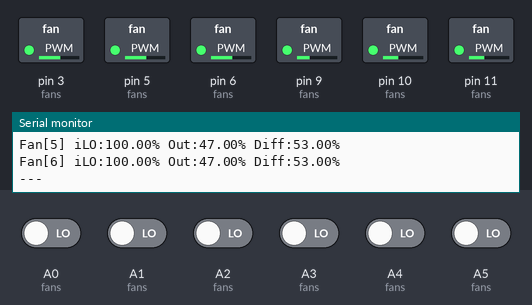
Recording of a sketch running on a simulated Arduino Uno, built with avr-gcc and run on an emulated ATmega328P. Parts: switched loads named in the sketch (green lamp = pin HIGH), the last lines printed to the serial monitor. Inputs (shaded band) come from the test bench; at power-on: A0 (fans), A1 (fans), A2 (fans), A3 (fans), A4 (fans), A5 (fans) LOW.

Above: at 1.2 s.
1.3 s: A0 (fans) driven HIGH
At 3.0 s:
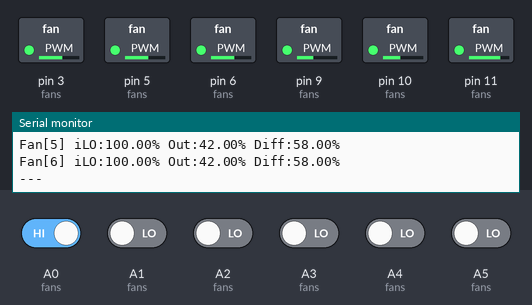
4.0 s: A1 (fans) driven HIGH
At 5.9 s:
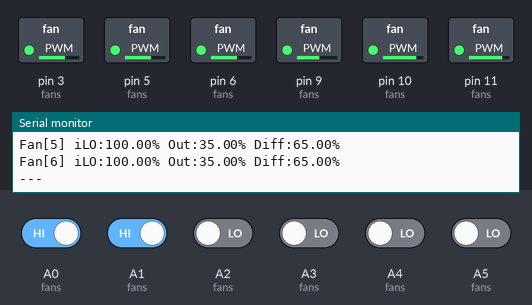
6.3 s: A2 (fans) driven HIGH
At 7.6 s:
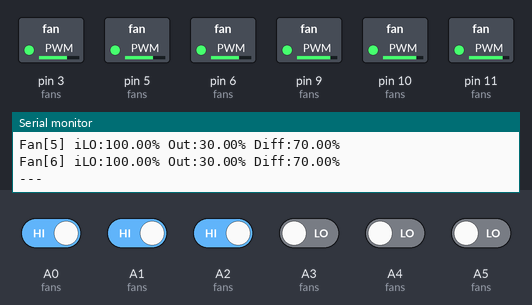
8.6 s: A3 (fans) driven HIGH
At 10.6 s:
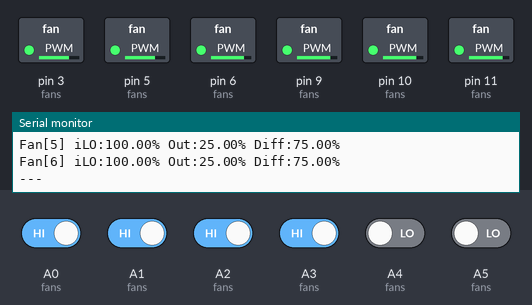
10.9 s: A4 (fans) driven HIGH
At 12.6 s:
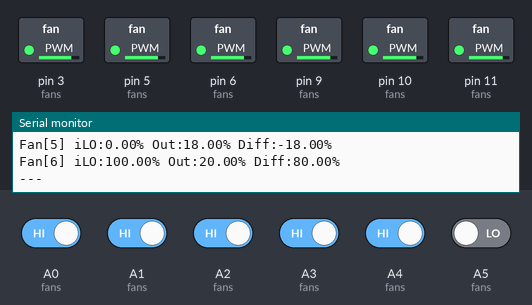
13.2 s: A0 (fans) driven LOW
At 14.5 s:
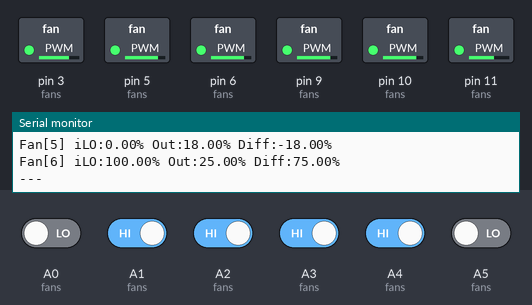
Timing chart, 0 to 16.2 s (numbered marks = the images above; inputs shaded):
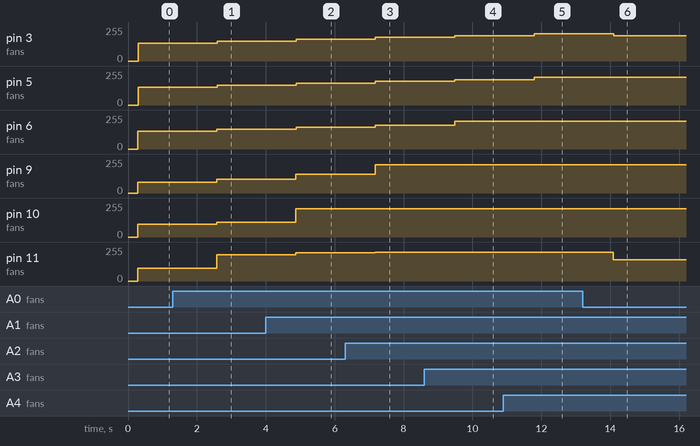

The sketch:

hp_fan.ino
```cpp
#define portOfPin(P)\
  (((P)>=0&&(P)<8)?&PORTD:(((P)>7&&(P)<14)?&PORTB:&PORTC))
#define ddrOfPin(P)\
  (((P)>=0&&(P)<8)?&DDRD:(((P)>7&&(P)<14)?&DDRB:&DDRC))
#define pinOfPin(P)\
  (((P)>=0&&(P)<8)?&PIND:(((P)>7&&(P)<14)?&PINB:&PINC))
#define pinIndex(P)((uint8_t)(P>13?P-14:P&7))
#define pinMask(P)((uint8_t)(1<<pinIndex(P)))

#define pinAsInput(P) *(ddrOfPin(P))&=~pinMask(P)
#define pinAsInputPullUp(P) *(ddrOfPin(P))&=~pinMask(P);digitalHigh(P)
#define pinAsOutput(P) *(ddrOfPin(P))|=pinMask(P)
#define digitalLow(P) *(portOfPin(P))&=~pinMask(P)
#define digitalHigh(P) *(portOfPin(P))|=pinMask(P)
#define isHigh(P)((*(pinOfPin(P))& pinMask(P))>0)
#define isLow(P)((*(pinOfPin(P))& pinMask(P))==0)
#define digitalState(P)((uint8_t)isHigh(P))

#define fixTime(t)((uint16_t)t*64)

const uint8_t fans[6][2] = {
  {A0, 11},
  {A1, 10},
  {A2, 9},
  {A3, 6},
  {A4, 5},
  {A5, 3},
};
static float matrix[6][7] = {
  {0.40, 0.05, 0.05, 0.07, 0.07, 0.02, -0.04},
  {0.05, 0.40, 0.05, 0.07, 0.07, 0.02, -0.04},
  {0.10, 0.15, 0.50, 0.04, 0.02, 0.00, -0.12},
  {0.05, 0.07, 0.05, 0.45, 0.05, 0.05, -0.25},
  {0.05, 0.07, 0.05, 0.05, 0.45, 0.05, -0.25},
  {0.05, 0.07, 0.05, 0.05, 0.05, 0.45, -0.25},
};
static float min_fan[6] = {0.16, 0.17, 0.17, 0.18, 0.18, 0.18};
float fan_val[6];
const int sample = 25000;

void setup() {
  uint8_t i;
  for (i = 0; i < 6; i++) {
    pinAsInput(fans[i][0]);
    pinAsOutput(fans[i][1]);
  }
  // Set to 31.25kHz to reach 25kHz requirement
  TCCR0B = _BV(CS00);
  TCCR1B = _BV(CS00);
  TCCR2B = _BV(CS00);
  TCCR0A = _BV(COM0A1) | _BV(COM0B1) | _BV(WGM00);
  Serial.begin(115200);
  Serial.println("HP fan proxy");

}

float readPWM(int pin) {
  uint32_t total = 0;
  uint32_t low = 0;
  for (uint16_t i = 0; i < sample; i++) {
    low += isLow(pin);
    total ++;
  }
  // Inversed PWM
  return (float) low / total;
}

void loop() {
  float out;
  uint8_t pwm_out;
  for (uint8_t i = 0; i < 6; i++) {
    fan_val[i] = readPWM(fans[i][0]);
  }
  for (uint8_t i = 0; i < 6; i++) {
    out = 0;
    // Compute using matrix and previous data
    for (uint8_t j = 0; j < 6; j++) {
      out += matrix[i][j] * fan_val[j];
    }
    out += matrix[i][6];
    // Ensure minimal fan speed
    if (out < min_fan[i]) {
      out = min_fan[i];
    }
    pwm_out = 255 - out * 255;
    analogWrite(fans[i][1], pwm_out);
    Serial.print("Fan["); Serial.print(i + 1); Serial.print("] iLO:"); Serial.print(fan_val[i] * 100); Serial.print("% Out:"); Serial.print(out * 100); Serial.print("% Diff:"); Serial.print((fan_val[i] - out) * 100); Serial.println("%");
  }
  Serial.println("---");
  delay(fixTime(1000));
}
```

Measured:
- after the input at 1.3 s, pin 3 (fans), pin 5 (fans), pin 6 (fans): 135/255 → 147/255 after 1.3 s; pin 9 (fans): 79/255 → 104/255 after 1.3 s; pin 10 (fans): 96/255 → 109/255 after 1.3 s; pin 11 (fans): 96/255 → 198/255 after 1.3 s
- after the input at 4.0 s, pin 3 (fans): 147/255 → 165/255 after 0.89 s; pin 5 (fans), pin 6 (fans): 147/255 → 165/255 after 0.88 s; pin 9 (fans): 104/255 → 142/255 after 0.88 s; pin 10 (fans): 109/255 → 211/255 after 0.87 s; pin 11 (fans): 198/255 → 211/255 after 0.87 s
- after the input at 6.3 s, pin 3 (fans): 165/255 → 178/255 after 0.89 s; pin 5 (fans), pin 6 (fans): 165/255 → 178/255 after 0.88 s; pin 9 (fans): 142/255 → 211/255 after 0.88 s; pin 11 (fans): 211/255 → 214/255 after 0.87 s
- after the input at 8.6 s, pin 3 (fans): 178/255 → 191/255 after 0.89 s; pin 5 (fans): 178/255 → 191/255 after 0.88 s; pin 6 (fans): 178/255 → 209/255 after 0.88 s
- after the input at 10.9 s, pin 3 (fans): 191/255 → 204/255 after 0.89 s; pin 5 (fans): 191/255 → 209/255 after 0.89 s
- after the input at 13.2 s, pin 3 (fans): 204/255 → 191/255 after 0.90 s; pin 11 (fans): 214/255 → 158/255 after 0.88 s
